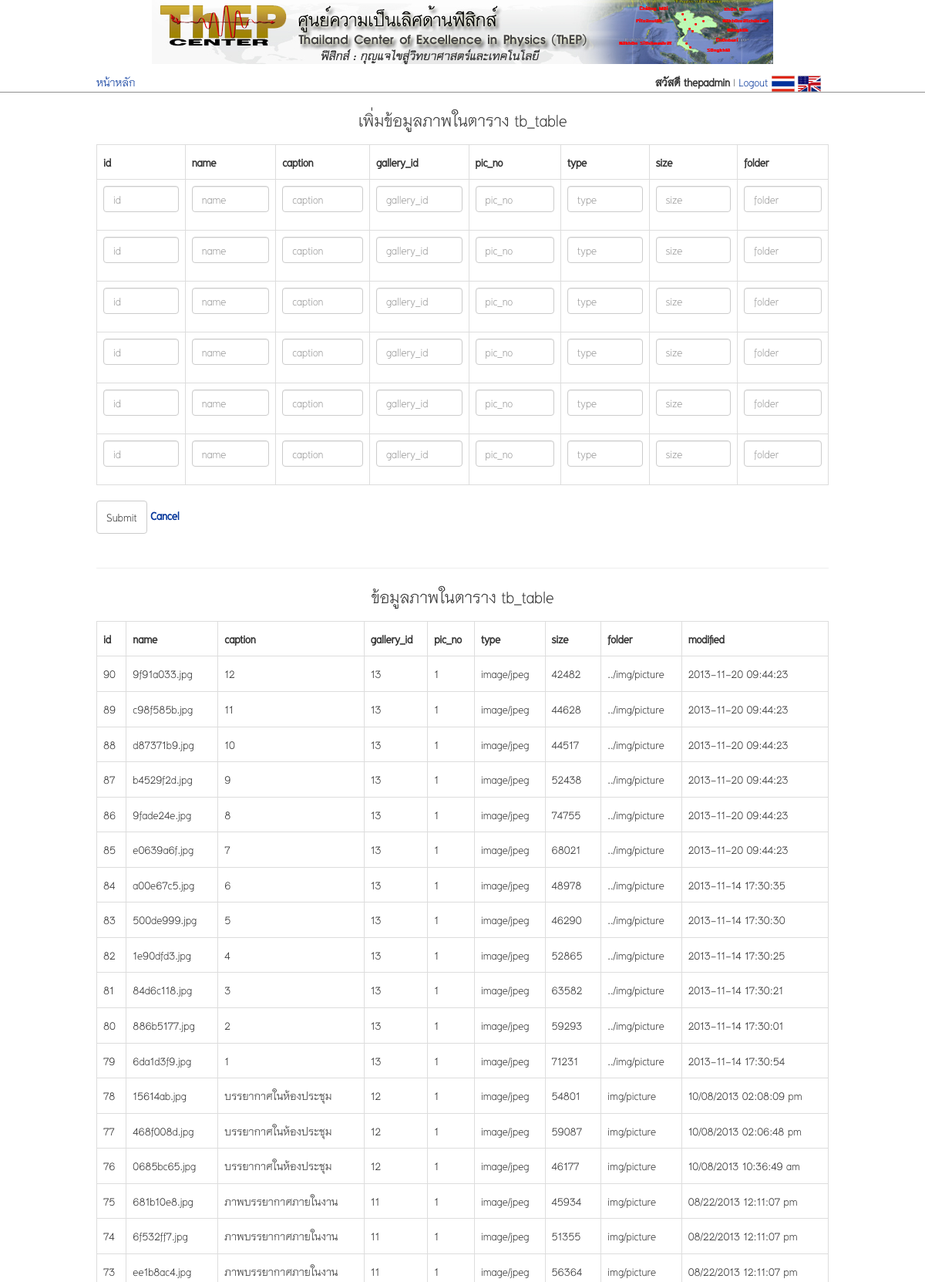
Screenshot of /views/add-tb_picture.php (signed in, upper part) with the database file from the repository.
### tables this page shows
CREATE TABLE `tb_picture` (
  `id` int(11) NOT NULL auto_increment,
  `name` varchar(255) NOT NULL,
  `caption` varchar(255) NOT NULL,
  `gallery_id` int(11) NOT NULL,
  `pic_no` int(11) NOT NULL,
  `type` varchar(255) NOT NULL,
  `size` float NOT NULL,
  `folder` varchar(255) NOT NULL,
  `modified` varchar(255) NOT NULL,
  PRIMARY KEY  (`id`)
);

### src/views/add-tb_picture.php (the view, shortened to what this page needs)
</head>
<body>
    <div class="container">
        <div class="row">
            <div class="col-xs-12 col-sm-12 col-md-12">
                <h2 class="text-center">เพิ่มข้อมูลภาพในตาราง tb_table <?php echo $g['title']; ?></h2>
                <form role="form" name="form1" method="post" action="<?php echo $_SERVER['PHP_SELF']; ?>" enctype="multipart/form-data">
                    <table class="table table-bordered">
                        <tr>
                            <th>id</th>
                            <th>name</th>
                            <th>caption</th>
                            <th>gallery_id</th>
                            <th>pic_no</th>
                            <th>type</th>
                            <th>size</th>
                            <th>folder</th>
                        </tr>
                        <?php
                        for ($i = 1; $i <= 6; $i++) {
                            echo '
                    <tr>
                        <td>
                            <div class="form-group">
                                <label class="sr-only" for="id_'.$i.'">id</label>
                                <input type="text" class="form-control" id="id_'.$i.'" name="id_'.$i.'" placeholder="id">
                            </div>
                        </td>
                        <td>
                            <div class="form-group">
                                <label class="sr-only" for="name_'.$i.'">name</label>
                                <input type="text" class="form-control" id="name_'.$i.'" name="name_'.$i.'" placeholder="name">
                            </div>
                        </td>
                        <td>
                            <div class="form-group">
                                <label class="sr-only" for="caption_'.$i.'">caption</label>
                                <input type="text" class="form-control" id="caption_'.$i.'" name="caption_'.$i.'" placeholder="caption">
                            </div>
                        </td>
                        <td>
                            <div class="form-group">
                                <label class="sr-only" for="gallery_id_'.$i.'">gallery_id</label>
                                <input type="text" class="form-control" id="gallery_id_'.$i.'" name="gallery_id_'.$i.'" placeholder="gallery_id">
                            </div>
                        </td>
                        <td>
                            <div class="form-group">
                                <label class="sr-only" for="pic_no_'.$i.'">id</label>
                                <input type="text" class="form-control" id="pic_no_'.$i.'" name="pic_no_'.$i.'" placeholder="pic_no">
                            </div>
                        </td>
                        <td>
                            <div class="form-group">
                                <label class="sr-only" for="type_'.$i.'">type</label>
                                <input type="text" class="form-control" id="type_'.$i.'" name="type_'.$i.'" placeholder="type">
                            </div>
                        </td>
                        <td>
                            <div class="form-group">
                                <label class="sr-only" for="size_'.$i.'">size</label>
                                <input type="text" class="form-control" id="size_'.$i.'" name="size_'.$i.'" placeholder="size">
                            </div>
                        </td>
                        <td>
                            <div class="form-group">
                                <label class="sr-only" for="folder_'.$i.'">folder</label>
                                <input type="text" class="form-control" id="folder_'.$i.'" name="folder_'.$i.'" placeholder="folder">
                            </div>
                        </td>
                    </tr>
                                ';
                        }
                        ?>
                    </table>
                    <input type="submit" value="Submit" class="btn btn-default"> <a href="gallery.php" style="font-weight: bold;">Cancel</a>
                </form>
                <p>&nbsp;</p>
                <hr>
                <h2 class="text-center">ข้อมูลภาพในตาราง tb_table <?php echo $g['title']; ?></h2>
                <?php
                $sql = "SELECT * FROM tb_picture ORDER BY id DESC;";
                $result = mysql_query($sql);
                ?>
                <table class="table table-bordered">
                    <tr>
                        <th>id</th>
                        <th>name</th>
                        <th>caption</th>
                        <th>gallery_id</th>
                        <th>pic_no</th>
                        <th>type</th>
                        <th>size</th>
                        <th>folder</th>
                        <th>modified</th>
                    </tr>
                    <?php
                    while ($p = mysql_fetch_array($result)) {
                        echo '
                    <tr>
                        <td>' . $p['id'] . '</td>
                        <td>' . $p['name'] . '</td>
                        <td>' . $p['caption'] . '</td>
                        <td>' . $p['gallery_id'] . '</td>
                        <td>' . $p['pic_no'] . '</td>
                        <td>' . $p['type'] . '</td>
                        <td>' . $p['size'] . '</td>
                        <td>' . $p['folder'] . '</td>
                        <td>' . $p['modified'] . '</td>
                    </tr>
                    ';
                    }
                    ?>
                </table>
            </div>
        </div>
    </div>
</body>
</html>

### src/themes/assets/css/docs.css (style rules this page uses)
body { position: relative; padding-top: 50px; }

### src/style/main.css (style rules this page uses)
body { margin: 0; padding: 0; width: 100%; background-color: #FFF; font-family: 'TH Niramit AS'; font-size: 20px; line-height: 24px; color: #333; }
h1, h2, h3, h4, h5, h6, .h1, .h2, .h3, .h4, .h5, .h6 { font-family: 'TH Niramit AS'; font-weight: 400; }
a { text-decoration: none; color: #003399; }
td { padding-left: 10px; padding-right: 10px; }
h1, h2, h3 { margin-top: 10px; margin-bottom: 8px; }
p { margin: 0 }
.col-xs-1, .col-xs-2, .col-xs-3, .col-xs-4, .col-xs-5, .col-xs-6, .col-xs-7, .col-xs-8, .col-xs-9, .col-xs-10, .col-xs-11, .col-xs-12, .col-sm-1, .col-sm-2, .col-sm-3, .col-sm-4, .col-sm-5, .col-sm-6, .col-sm-7, .col-sm-8, .col-sm-9, .col-sm-10, .col-sm-11, .col-sm-12, .col-md-1, .col-md-2, .col-md-3, .col-md-4, .col-md-5, .col-md-6, .col-md-7, .col-md-8, .col-md-9, .col-md-10, .col-md-11, .col-md-12, .col-lg-1, .col-lg-2, .col-lg-3, .col-lg-4, .col-lg-5, .col-lg-6, .col-lg-7, .col-lg-8, .col-lg-9, .col-lg-10, .col-lg-11, .col-lg-12 { padding-top: 10px; padding-right: 10px; padding-left: 10px; }
table { margin: auto; margin-top: 15px; }
.form-control { font-size: 20px; }
.btn { font-size: 20px; }
@media (min-width: 1200px) { .container { max-width: 100%; } }
@media (min-width: 1200px) { .container > .row, footer > .row { width: 970px; margin: auto; } }

### rows the page displays
tb_picture: id "90", name "9f91a033.jpg", caption "12", gallery "13", pic_no "1", type "image/jpeg", size "42482", folder "../img/picture", modified "2013-11-20 09:44:23"
tb_picture: id "89", name "c98f585b.jpg", caption "11", gallery "13", pic_no "1", type "image/jpeg", size "44628", folder "../img/picture", modified "2013-11-20 09:44:23"
tb_picture: id "88", name "d87371b9.jpg", caption "10", gallery "13", pic_no "1", type "image/jpeg", size "44517", folder "../img/picture", modified "2013-11-20 09:44:23"
tb_picture: id "87", name "b4529f2d.jpg", caption "9", gallery "13", pic_no "1", type "image/jpeg", size "52438", folder "../img/picture", modified "2013-11-20 09:44:23"
tb_picture: id "86", name "9fade24e.jpg", caption "8", gallery "13", pic_no "1", type "image/jpeg", size "74755", folder "../img/picture", modified "2013-11-20 09:44:23"
tb_picture: id "85", name "e0639a6f.jpg", caption "7", gallery "13", pic_no "1", type "image/jpeg", size "68021", folder "../img/picture", modified "2013-11-20 09:44:23"
tb_picture: id "84", name "a00e67c5.jpg", caption "6", gallery "13", pic_no "1", type "image/jpeg", size "48978", folder "../img/picture", modified "2013-11-14 17:30:35"
tb_picture: id "83", name "500de999.jpg", caption "5", gallery "13", pic_no "1", type "image/jpeg", size "46290", folder "../img/picture", modified "2013-11-14 17:30:30"
tb_picture: id "82", name "1e90dfd3.jpg", caption "4", gallery "13", pic_no "1", type "image/jpeg", size "52865", folder "../img/picture", modified "2013-11-14 17:30:25"
tb_picture: id "81", name "84d6c118.jpg", caption "3", gallery "13", pic_no "1", type "image/jpeg", size "63582", folder "../img/picture", modified "2013-11-14 17:30:21"
tb_picture: id "80", name "886b5177.jpg", caption "2", gallery "13", pic_no "1", type "image/jpeg", size "59293", folder "../img/picture", modified "2013-11-14 17:30:01"
tb_picture: id "79", name "6da1d3f9.jpg", caption "1", gallery "13", pic_no "1", type "image/jpeg", size "71231", folder "../img/picture", modified "2013-11-14 17:30:54"
tb_picture: id "78", name "15614ab.jpg", caption "บรรยากาศในห้องประชุม", gallery "12", pic_no "1", type "image/jpeg", size "54801", folder "img/picture", modified "10/08/2013 02:08:09 pm"
tb_picture: id "77", name "468f008d.jpg", caption "บรรยากาศในห้องประชุม", gallery "12", pic_no "1", type "image/jpeg", size "59087", folder "img/picture", modified "10/08/2013 02:06:48 pm"
tb_picture: id "76", name "0685bc65.jpg", caption "บรรยากาศในห้องประชุม", gallery "12", pic_no "1", type "image/jpeg", size "46177", folder "img/picture", modified "10/08/2013 10:36:49 am"
tb_picture: id "75", name "681b10e8.jpg", caption "ภาพบรรยากาศภายในงาน", gallery "11", pic_no "1", type "image/jpeg", size "45934", folder "img/picture", modified "08/22/2013 12:11:07 pm"
tb_picture: id "74", name "6f532ff7.jpg", caption "ภาพบรรยากาศภายในงาน", gallery "11", pic_no "1", type "image/jpeg", size "51355", folder "img/picture", modified "08/22/2013 12:11:07 pm"
tb_picture: id "73", name "ee1b8ac4.jpg", caption "ภาพบรรยากาศภายในงาน", gallery "11", pic_no "1", type "image/jpeg", size "56364", folder "img/picture", modified "08/22/2013 12:11:07 pm"

### other values shown
$output "สวัสดี thepadmin | Logout"
